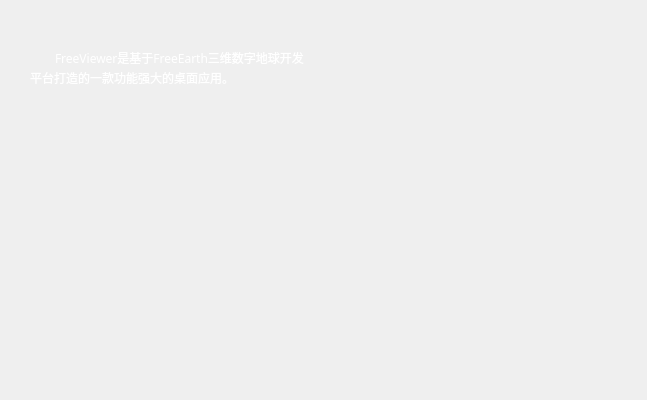
<?xml version="1.0" encoding="UTF-8"?>
<ui version="4.0">
 <class>CBootScreenFrame</class>
 <widget class="QWidget" name="CBootScreenFrame">
  <property name="geometry">
   <rect>
    <x>0</x>
    <y>0</y>
    <width>647</width>
    <height>400</height>
   </rect>
  </property>
  <property name="minimumSize">
   <size>
    <width>647</width>
    <height>400</height>
   </size>
  </property>
  <property name="maximumSize">
   <size>
    <width>647</width>
    <height>400</height>
   </size>
  </property>
  <property name="windowTitle">
   <string>CBootScreenWidget</string>
  </property>
  <widget class="QLabel" name="label_first">
   <property name="geometry">
    <rect>
     <x>30</x>
     <y>300</y>
     <width>291</width>
     <height>16</height>
    </rect>
   </property>
   <property name="styleSheet">
    <string notr="true">color: rgb(255, 255, 255);
font: 9pt &quot;微软雅黑&quot;;</string>
   </property>
  </widget>
  <widget class="QLabel" name="label_second">
   <property name="geometry">
    <rect>
     <x>30</x>
     <y>326</y>
     <width>291</width>
     <height>16</height>
    </rect>
   </property>
   <property name="styleSheet">
    <string notr="true">font: 8pt &quot;宋体&quot;;
color: rgb(255, 255, 255);</string>
   </property>
  </widget>
  <widget class="QLabel" name="label_third">
   <property name="geometry">
    <rect>
     <x>30</x>
     <y>349</y>
     <width>291</width>
     <height>16</height>
    </rect>
   </property>
   <property name="styleSheet">
    <string notr="true">font: 8pt &quot;宋体&quot;;
color: rgb(255, 255, 255);</string>
   </property>
  </widget>
  <widget class="QWidget" name="main_widget" native="true">
   <property name="geometry">
    <rect>
     <x>0</x>
     <y>0</y>
     <width>647</width>
     <height>400</height>
    </rect>
   </property>
   <property name="minimumSize">
    <size>
     <width>647</width>
     <height>400</height>
    </size>
   </property>
   <property name="maximumSize">
    <size>
     <width>647</width>
     <height>400</height>
    </size>
   </property>
   <widget class="QLabel" name="label">
    <property name="geometry">
     <rect>
      <x>55</x>
      <y>50</y>
      <width>251</width>
      <height>16</height>
     </rect>
    </property>
    <property name="font">
     <font>
      <family>宋体</family>
      <pointsize>9</pointsize>
      <weight>50</weight>
      <italic>false</italic>
      <bold>false</bold>
     </font>
    </property>
    <property name="styleSheet">
     <string notr="true">font: 9pt &quot;宋体&quot;;
color: rgb(255, 255, 255);</string>
    </property>
    <property name="text">
     <string>FreeViewer是基于FreeEarth三维数字地球开发</string>
    </property>
    <property name="indent">
     <number>-1</number>
    </property>
   </widget>
   <widget class="QLabel" name="label_2">
    <property name="geometry">
     <rect>
      <x>30</x>
      <y>70</y>
      <width>261</width>
      <height>16</height>
     </rect>
    </property>
    <property name="styleSheet">
     <string notr="true">font: 9pt &quot;宋体&quot;;
color: rgb(255, 255, 255);</string>
    </property>
    <property name="text">
     <string>平台打造的一款功能强大的桌面应用。</string>
    </property>
   </widget>
   <widget class="QWidget" name="gridLayoutWidget_2">
    <property name="geometry">
     <rect>
      <x>39</x>
      <y>110</y>
      <width>171</width>
      <height>171</height>
     </rect>
    </property>
    <layout class="QGridLayout" name="gridLayout_roundBar">
     <property name="spacing">
      <number>0</number>
     </property>
    </layout>
   </widget>
   <widget class="QWidget" name="flash_widget" native="true">
    <property name="geometry">
     <rect>
      <x>350</x>
      <y>70</y>
      <width>279</width>
      <height>272</height>
     </rect>
    </property>
   </widget>
   <widget class="QWidget" name="gridLayoutWidget">
    <property name="geometry">
     <rect>
      <x>210</x>
      <y>160</y>
      <width>141</width>
      <height>71</height>
     </rect>
    </property>
    <layout class="QGridLayout" name="gridLayout_ballPath"/>
   </widget>
  </widget>
  <zorder>main_widget</zorder>
  <zorder>label_first</zorder>
  <zorder>label_second</zorder>
  <zorder>label_third</zorder>
 </widget>
 <layoutdefault spacing="6" margin="11"/>
 <resources>
  <include location="../resource/images.qrc"/>
 </resources>
 <connections/>
</ui>
